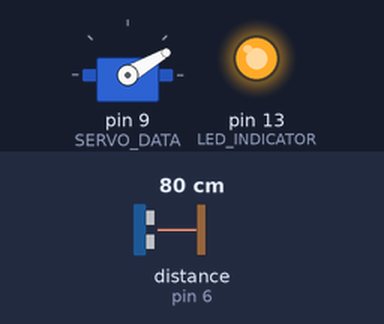
Recording of a sketch running on a simulated Arduino Uno, built with avr-gcc and run on an emulated ATmega328P. Shown: servo, output pins drawn as LEDs (lit = HIGH). Wiring (inferred from the names in the program): ultrasonic range finder: trigger pin 5; echo pin 6. Inputs (shaded band) come from the test bench; at power-on: distance to the obstacle (sensor on pin 6) 80 cm. The echo pulse lasts 58.3 µs per cm; pins used as bus, display or sensor lines are not drawn.

Above: at 1.2 s.
1.3 s: distance to the obstacle (sensor on pin 6) set to 19 cm
4.3 s: distance to the obstacle (sensor on pin 6) set to 15 cm
At 5.1 s:
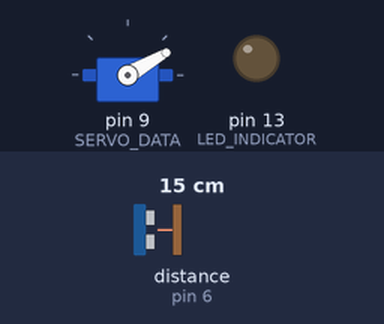
6.0 s: distance to the obstacle (sensor on pin 6) set to 18 cm
9.0 s: distance to the obstacle (sensor on pin 6) set to 21 cm
At 11.7 s:
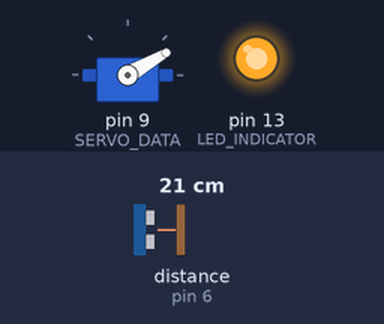
12.0 s: distance to the obstacle (sensor on pin 6) set to 2 cm
At 12.8 s:
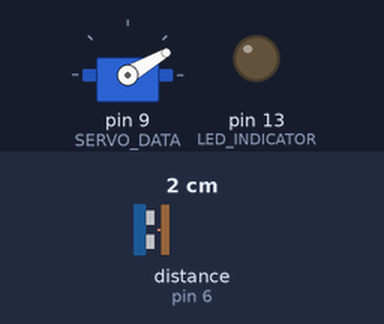
Timing chart, 0 to 14.5 s (numbered marks = the images above; inputs shaded):
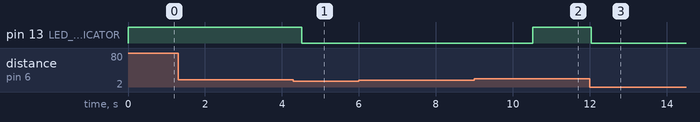

Measured:
- the behaviour switches between 18 and 17 cm on distance to the obstacle (sensor on pin 6) (found by bisection; images 0 and 1)
- the behaviour switches between 20 and 21 cm on distance to the obstacle (sensor on pin 6) (found by bisection; images 1 and 2)
- after the input at 1.3 s, every drawn part: stays the same
- after the input at 4.3 s, pin 13 (LED_INDICATOR): HIGH → LOW after 0.22 s instead of 0.73 s
- after the input at 6.0 s, every drawn part: stays the same
- after the input at 9.0 s, pin 13 (LED_INDICATOR): LOW → HIGH after 1.5 s
- after the input at 12.0 s, pin 13 (LED_INDICATOR): HIGH → LOW at once

The sketch:

C8-Claw-Scooper-Bucket-Green.ino
```cpp
#include <Servo.h>

//Set the servo angle to the claw open position
void OpenClaw();
//Set the servo angle to the claw closed position
void CloseClaw();
//Apply a one-pole digital low pass fiter to the distance read by the ultrasonic sensor
void SmoothDistance();
//Read the distance from the ultrasonic sensor
float ReadDistance();


const int MAX_USS_DISTANCE_CM = 200; //The maximum reading for the ultrasonic sensor, used in initialization in setup()
const int GROUND_THRESHOLD_HEIGHT_CM = 20;
const int GROUND_HEIGHT_CM = 15;

const int SERVO_OPEN = 30; //Position of servo for claw to be open  //For first claw this value is 30, for second this value is 0
const int SERVO_CLOSED = 180; //Position of servo for claw to be closed //For first claw this value is 120, for second this value is 180

//Servo pins
const int SERVO_DATA = 9;

//Ultrasonic sensor(USS) pins
const int USS_VCC = 4;
const int USS_TRIG = 5;
const int USS_ECHO = 6;
const int USS_GND = 7;

//Height indicator LED
const int LED_INDICATOR = 13;


bool clawEnabled = false;
bool clawActuated = false; //Store whether claw has opened or closed while it is below the threshold height
bool clawPosition = false; //Closed Claw is false, Open claw is true

Servo clawServo;

float distance = -1.0;

void setup() {
  //Ultrasonic sensor(USS) initialization
  pinMode(USS_TRIG, OUTPUT);
  pinMode(USS_ECHO, INPUT);
  pinMode(USS_VCC, OUTPUT);
  pinMode(USS_GND, OUTPUT);

  digitalWrite(USS_VCC, HIGH);
  digitalWrite(USS_GND, LOW);


  //Servo initialization
  clawServo.attach(SERVO_DATA);
  clawServo.write(SERVO_OPEN);


  //LED indicator initialization
  pinMode(LED_INDICATOR, OUTPUT);

  digitalWrite(LED_INDICATOR, LOW);

  //Serial Initialization
  Serial.begin(115200);

}

void loop() {
  //Uncomment for debugging
  //Serial.print(distance);
  //Serial.println();
  //Read a new distance value from the ultrasonic sensor and apply filtering
  SmoothDistance();


  //When the claw passes below the height threshold it becomes enabled
  if(distance < GROUND_THRESHOLD_HEIGHT_CM && !clawEnabled && !clawActuated)
  {
    clawEnabled = true;
  }

  //When the claw passes above the height threshold it becomes disabled but it is now able to actuate again
  //Claw can oly actuate once while it is below the height threshold before needing to be brought above the height threshold
  if(distance > GROUND_THRESHOLD_HEIGHT_CM)
  {
    clawEnabled = false;
    clawActuated = false;

    digitalWrite(LED_INDICATOR, HIGH);
  }
  else
  {
    digitalWrite(LED_INDICATOR, LOW);
  }

  if(distance <= GROUND_HEIGHT_CM && clawEnabled && !clawActuated)
  {
    if(clawPosition == true)
    {
      CloseClaw();
      clawActuated = true;
    }

    else if(clawPosition == false)
    {
      OpenClaw();
      clawActuated = true;
    }
  }

  delay(100);
}

void OpenClaw(){
  clawServo.write(SERVO_OPEN);
  clawPosition = true;
  clawActuated = true;
}

void CloseClaw(){
  clawServo.write(SERVO_CLOSED);
  clawPosition = false;
  clawActuated = true;
}

void SmoothDistance(){
  if(distance == -1.0){
    distance = ReadDistance();
    return distance;
  }

  //By updating the distance by the change in distance, the average of multiple values can be use without actually storing multiple values
  //using factor of 0.1 approximates average of the last 10 readings
  distance += 0.1 * (ReadDistance() - distance);

  if(distance >= MAX_USS_DISTANCE_CM)
  {
    distance = MAX_USS_DISTANCE_CM;
  }
  return distance;
}

float ReadDistance(){
  //Clear trigger pin to prevent weird stuff
  digitalWrite(USS_TRIG, LOW);
  delayMicroseconds(2);

  //Pulse the trigger pin high to send out a 40KHz signal,
  digitalWrite(USS_TRIG, HIGH);
  delayMicroseconds(10);
  digitalWrite(USS_TRIG, LOW);

  //Measure the time until the echo pin flips high, this happens when the sensor detects it's signal returning
  long duration = pulseIn(USS_ECHO, HIGH);

  //Calculate the distance in using (velocity * time) and divide by two to find the one way distance
  //duration is in units microseconds
  //velocity is the speed of sound in cm/ms which is 34.3cm/ms, the duration is converted to ms using the 1/1000 conversion ratio
  //duration is divided by 2 because duration is the time for a round trip rather than one way
  return (duration * 0.001 * 34.3)/2;
}
```
